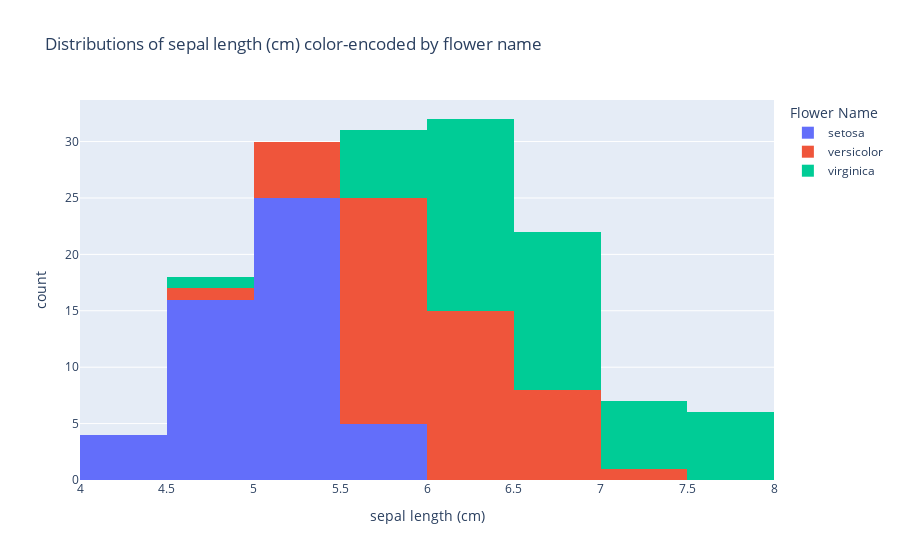

Notebook source saved alongside this figure:
### Code cell
#Histogram showing distributions of sepal length (cm) color-encoded by flower name
chart3 = px.histogram(data_frame=iris_df,
             x="sepal length (cm)",
             color="Flower Name",
             title="Distributions of sepal length (cm) color-encoded by flower name")
chart3

### Figure 1 — Plotly figure (JSON) as saved in the notebook; plotly's stock layout.template omitted (floating-point values rounded to 4 significant figures)
{"data": [{"alignmentgroup": "True", "bingroup": "x", "hovertemplate": "Flower Name=setosa<br>sepal length (cm)=%{x}<br>count=%{y}<extra></extra>", "legendgroup": "setosa", "marker": {"color": "#636efa", "pattern": {"shape": ""}}, "name": "setosa", "offsetgroup": "setosa", "orientation": "v", "showlegend": true, "type": "histogram", "x": [5.1, 4.9, 4.7, 4.6, 5, 5.4, 4.6, 5, 4.4, 4.9, 5.4, 4.8, 4.8, 4.3, 5.8, 5.7, 5.4, 5.1, 5.7, 5.1, 5.4, 5.1, 4.6, 5.1, 4.8, 5, 5, 5.2, 5.2, 4.7, 4.8, 5.4, 5.2, 5.5, 4.9, 5, 5.5, 4.9, 4.4, 5.1, 5, 4.5, 4.4, 5, 5.1, 4.8, 5.1, 4.6, 5.3, 5], "xaxis": "x", "yaxis": "y"}, {"alignmentgroup": "True", "bingroup": "x", "hovertemplate": "Flower Name=versicolor<br>sepal length (cm)=%{x}<br>count=%{y}<extra></extra>", "legendgroup": "versicolor", "marker": {"color": "#EF553B", "pattern": {"shape": ""}}, "name": "versicolor", "offsetgroup": "versicolor", "orientation": "v", "showlegend": true, "type": "histogram", "x": [7, 6.4, 6.9, 5.5, 6.5, 5.7, 6.3, 4.9, 6.6, 5.2, 5, 5.9, 6, 6.1, 5.6, 6.7, 5.6, 5.8, 6.2, 5.6, 5.9, 6.1, 6.3, 6.1, 6.4, 6.6, 6.8, 6.7, 6, 5.7, 5.5, 5.5, 5.8, 6, 5.4, 6, 6.7, 6.3, 5.6, 5.5, 5.5, 6.1, 5.8, 5, 5.6, 5.7, 5.7, 6.2, 5.1, 5.7], "xaxis": "x", "yaxis": "y"}, {"alignmentgroup": "True", "bingroup": "x", "hovertemplate": "Flower Name=virginica<br>sepal length (cm)=%{x}<br>count=%{y}<extra></extra>", "legendgroup": "virginica", "marker": {"color": "#00cc96", "pattern": {"shape": ""}}, "name": "virginica", "offsetgroup": "virginica", "orientation": "v", "showlegend": true, "type": "histogram", "x": [6.3, 5.8, 7.1, 6.3, 6.5, 7.6, 4.9, 7.3, 6.7, 7.2, 6.5, 6.4, 6.8, 5.7, 5.8, 6.4, 6.5, 7.7, 7.7, 6, 6.9, 5.6, 7.7, 6.3, 6.7, 7.2, 6.2, 6.1, 6.4, 7.2, 7.4, 7.9, 6.4, 6.3, 6.1, 7.7, 6.3, 6.4, 6, 6.9, 6.7, 6.9, 5.8, 6.8, 6.7, 6.7, 6.3, 6.5, 6.2, 5.9], "xaxis": "x", "yaxis": "y"}], "layout": {"barmode": "relative", "legend": {"title": {"text": "Flower Name"}, "tracegroupgap": 0}, "title": {"text": "Distributions of sepal length (cm) color-encoded by flower name"}, "xaxis": {"anchor": "y", "domain": [0, 1], "title": {"text": "sepal length (cm)"}}, "yaxis": {"anchor": "x", "domain": [0, 1], "title": {"text": "count"}}}}
